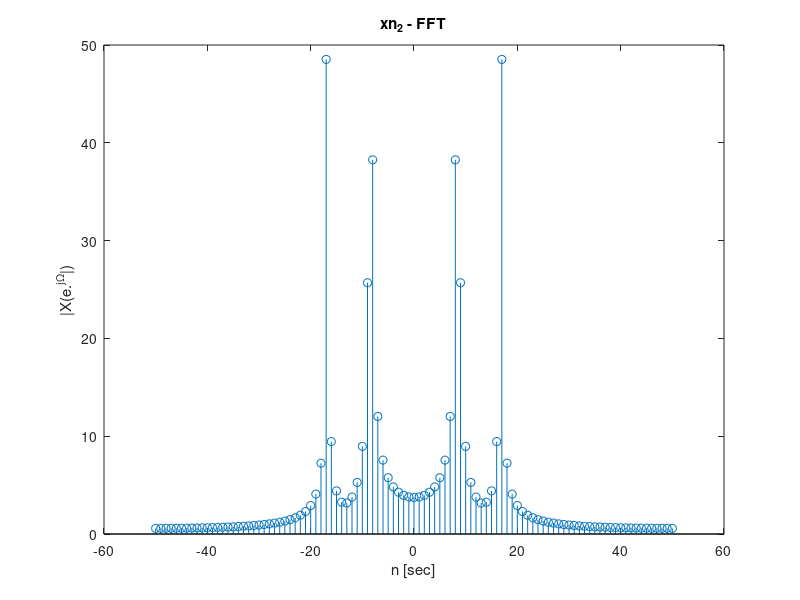

This figure's MATLAB source: (Note: this script raises an error after producing the figure.)
%a
t = -100:100;
x1 = sinc(t./6);
x2 = cos(pi.*t./12)+sin(pi.*t./6);
fft_x1= fftshift(fft(x1));
fft_x2= fftshift(fft(x2));
plot(t,abs(fft_x1));
title('X_1 - FFT')
ylabel('|X(j\Omega)|');
xlabel('\Omega [rad/sec]');

plot(t,abs(fft_x2));
title('X_2 - FFT')
ylabel('|X(j\Omega)|');
xlabel('\Omega [rad/sec]');

%d
n = -50:50;
xn1 =  sinc(n./3);
fft_xn1= fftshift(fft(xn1));
stem(n,abs(fft_xn1));
title('xn_1 - FFT ')
ylabel('|X(e.^{j\Omega})|');
xlabel('n [sec]');

xn2 = cos(pi.*n./6)+sin(pi.*n./3);
fft_xn2= fftshift(fft(xn2));
stem(n,abs(fft_xn2));
title('xn_2 - FFT')
ylabel('|X(e.^{j\Omega}|)');
xlabel('n [sec]');

clear;
close;
%e
t = -10000:10000;
xt1 =  sinc(t./3);
fft_xt1= fftshift(fft(xt1));
zoh = c2d(fft_xt1,0.1,'zoh');
plot(t,zoh);
